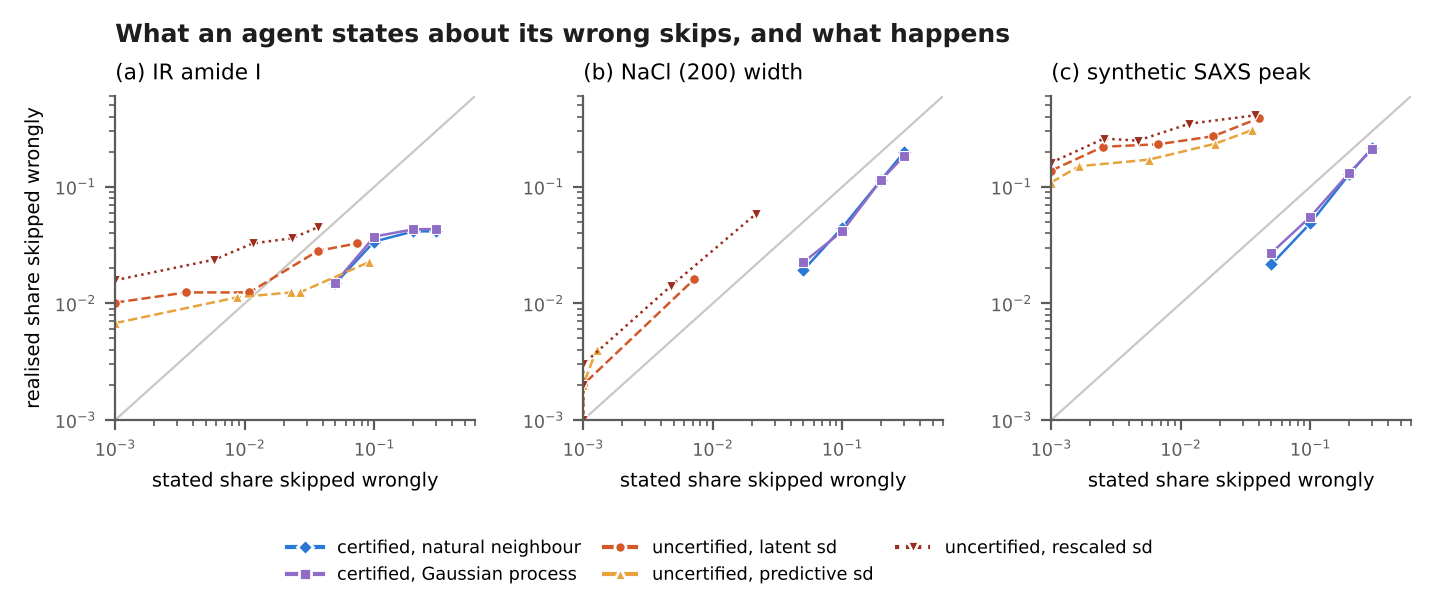

Python code for this plot:
"""
Figure 7: what an agent states about its wrong skips and what happens.
Stated against realised share of certified-level sites skipped wrongly, for certified campaigns (the bound
against the mean realised share, one point per budget) and uncertified GP campaigns (one point per alpha).

    python -m experiments.uncertified_all && python -m experiments.certified_budgets && \
    python manuscript/figures/fig_stated.py
"""
from __future__ import annotations

import json
from pathlib import Path

import matplotlib.pyplot as plt
import numpy as np
from matplotlib.lines import Line2D

FIG = Path(__file__).resolve().parent
ROOT = FIG.parents[1]
RES = ROOT / "results/uncertified"
INK, INK2, GRID = "#1f1e1d", "#5c5b58", "#c9c8c4"
STYLE = {
    "certified, natural neighbour": dict(c="#2a78d6", m="D", ls="-"),
    "certified, Gaussian process": dict(c="#8e6cc8", m="s", ls="-"),
    "uncertified, latent sd": dict(c="#d4572a", m="o", ls="--"),
    "uncertified, predictive sd": dict(c="#e8a33d", m="^", ls="--"),
    "uncertified, rescaled sd": dict(c="#9b2d1f", m="v", ls=":"),
}
CERT = {"sibson": "certified, natural neighbour", "gp": "certified, Gaussian process"}
UNC = {"latent": "uncertified, latent sd", "predictive": "uncertified, predictive sd", "loo": "uncertified, rescaled sd"}
NAMES = {"ir": "(a) IR amide I", "nacl": "(b) NaCl (200) width", "syn": "(c) synthetic SAXS peak"}
LO = 1e-3


def series(key):
    out = {}
    for c in json.loads((RES / f"certified_{key}.json").read_text()):
        n = c["runs"][0]["n_cert"]
        out.setdefault(CERT[c["predictor"]], []).append((c["eps"], np.mean([r["wrong"] / n for r in c["runs"]])))
    for u in json.loads((RES / f"{key}.json").read_text()):
        out.setdefault(UNC[u["kind"]], []).append((u["stated_rate"], u["wrong_rate"]))
    return out


def main():
    plt.rcParams.update({"font.family": "DejaVu Sans", "font.size": 8, "axes.edgecolor": INK2,
                         "xtick.color": INK2, "ytick.color": INK2})
    fig, axs = plt.subplots(1, 3, figsize=(7.2, 3.0), facecolor="white",
                            gridspec_kw=dict(left=0.08, right=0.98, top=0.84, bottom=0.30, wspace=0.3))
    for ax, key in zip(axs, NAMES):
        ax.plot([LO, 1], [LO, 1], color=GRID, lw=0.8, zorder=0)
        for name, pts in series(key).items():
            st = STYLE[name]
            x = np.array([max(p[0], LO) for p in pts]); y = np.array([max(p[1], LO) for p in pts])
            o = np.argsort(x)
            ax.plot(x[o], y[o], color=st["c"], ls=st["ls"], lw=0.9, marker=st["m"], ms=3.5, mec="white", mew=0.4)
        ax.set_xscale("log"); ax.set_yscale("log")
        ax.set_xlim(LO, 0.6); ax.set_ylim(LO, 0.6)
        ax.set_xlabel("stated share skipped wrongly", fontsize=7)
        if key == "ir":
            ax.set_ylabel("realised share skipped wrongly", fontsize=7)
        ax.set_title(NAMES[key], loc="left", fontsize=7.8)
        ax.tick_params(labelsize=6.3)
        for s_ in ("top", "right"):
            ax.spines[s_].set_visible(False)
    handles = [Line2D([], [], color=st["c"], ls=st["ls"], marker=st["m"], ms=4, mec="white", label=name)
               for name, st in STYLE.items()]
    fig.legend(handles=handles, loc="lower center", ncol=3, fontsize=6.4, frameon=False, bbox_to_anchor=(0.5, 0.0),
               columnspacing=1.2)
    fig.text(0.08, 0.93, "What an agent states about its wrong skips, and what happens",
             fontsize=9, fontweight="bold", color=INK)
    fig.savefig(FIG / "fig_stated.png", dpi=200)
    fig.savefig(FIG / "fig_stated.pdf")
    print("wrote", FIG / "fig_stated.png")


if __name__ == "__main__":
    main()
